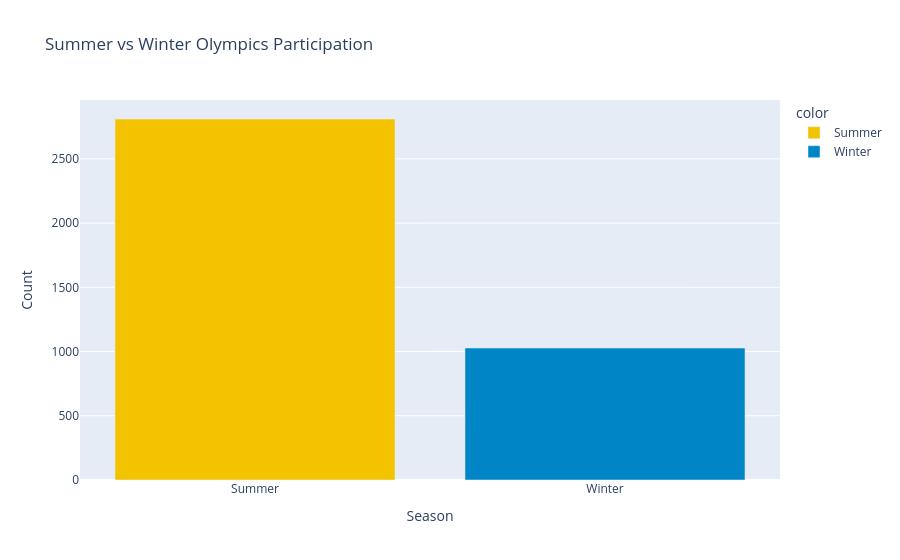

The notebook cell saved with this chart:
### Code cell
# Summer vs Winter
season_counts = df.drop_duplicates(subset=['Games','NOC'])['Season'].value_counts()
fig = px.bar(x=season_counts.index, y=season_counts.values,
             title='Summer vs Winter Olympics Participation',
             labels={'x':'Season','y':'Count'},
             color=season_counts.index,
             color_discrete_sequence=['#F4C300','#0085C7'])
fig.show()

### Figure 1 — Plotly figure (JSON) as saved in the notebook; plotly's stock layout.template omitted (floating-point values rounded to 4 significant figures)
{"data": [{"hovertemplate": "color=Summer<br>Season=%{x}<br>Count=%{y}<extra></extra>", "legendgroup": "Summer", "marker": {"color": "#F4C300", "pattern": {"shape": ""}}, "name": "Summer", "orientation": "v", "showlegend": true, "textposition": "auto", "type": "bar", "x": ["Summer"], "xaxis": "x", "y": [2810], "yaxis": "y"}, {"hovertemplate": "color=Winter<br>Season=%{x}<br>Count=%{y}<extra></extra>", "legendgroup": "Winter", "marker": {"color": "#0085C7", "pattern": {"shape": ""}}, "name": "Winter", "orientation": "v", "showlegend": true, "textposition": "auto", "type": "bar", "x": ["Winter"], "xaxis": "x", "y": [1027], "yaxis": "y"}], "layout": {"barmode": "relative", "legend": {"title": {"text": "color"}, "tracegroupgap": 0}, "title": {"text": "Summer vs Winter Olympics Participation"}, "xaxis": {"anchor": "y", "domain": [0, 1], "title": {"text": "Season"}}, "yaxis": {"anchor": "x", "domain": [0, 1], "title": {"text": "Count"}}}}
